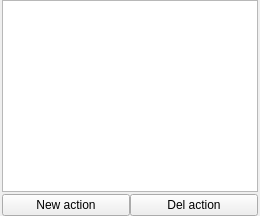
          <widget class="QWidget" name="tab_action_setting">
           <attribute name="title">
            <string>Action Setting</string>
           </attribute>
           <layout class="QGridLayout" name="gridLayout_6">
            <property name="leftMargin">
             <number>2</number>
            </property>
            <property name="topMargin">
             <number>0</number>
            </property>
            <property name="rightMargin">
             <number>2</number>
            </property>
            <property name="bottomMargin">
             <number>0</number>
            </property>
            <property name="verticalSpacing">
             <number>2</number>
            </property>
            <item row="0" column="0">
             <widget class="ActionTableWidget" name="table_action">
              <property name="columnCount">
               <number>0</number>
              </property>
              <attribute name="horizontalHeaderDefaultSectionSize">
               <number>70</number>
              </attribute>
              <attribute name="verticalHeaderDefaultSectionSize">
               <number>28</number>
              </attribute>
             </widget>
            </item>
            <item row="2" column="0">
             <layout class="QHBoxLayout" name="horizontalLayout_8">
              <property name="topMargin">
               <number>0</number>
              </property>
              <property name="rightMargin">
               <number>0</number>
              </property>
              <item>
               <widget class="QPushButton" name="btn_new_action">
                <property name="text">
                 <string>New action</string>
                </property>
               </widget>
              </item>
              <item>
               <widget class="QPushButton" name="btn_del_action">
                <property name="text">
                 <string>Del action</string>
                </property>
               </widget>
              </item>
             </layout>
            </item>
           </layout>
          </widget>
